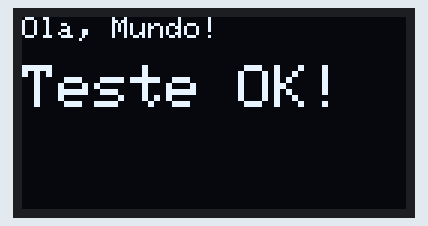
Recording of a sketch running on a simulated ESP32. Shown: 128×64 one-colour display. What the sketch prints to the serial monitor is not drawn.

Above: at 0.1 s.

The sketch:

Teste_OLED.ino
```cpp
#include <Wire.h>
#include <Adafruit_GFX.h>
#include <Adafruit_SSD1306.h>

// --- Configuração do Display OLED ---
// A maioria dos displays 128x64 usa este tamanho
#define SCREEN_WIDTH 128
#define SCREEN_HEIGHT 64

// Declara o objeto do display. -1 significa que não estamos usando um pino de reset.
Adafruit_SSD1306 display(SCREEN_WIDTH, SCREEN_HEIGHT, &Wire, -1);

// --- Configuração dos Pinos I2C ---
const int sda_pin = 5;
const int scl_pin = 4;

void setup() {
  Serial.begin(115200);

  // Inicia a comunicação I2C nos pinos customizados
  Wire.begin(sda_pin, scl_pin);

  // Tenta inicializar o display. O endereço I2C 0x3C é o mais comum para displays 128x64.
  // Se não funcionar, tente 0x3D.
  if(!display.begin(SSD1306_SWITCHCAPVCC, 0x3C)) {
    Serial.println(F("Falha ao iniciar o display SSD1306"));
    // Trava a execução se não encontrar o display
    for(;;);
  }

  Serial.println("Display OLED iniciado com sucesso!");

  // Limpa o buffer do display (deixa a tela preta)
  display.clearDisplay();

  // Define as propriedades do texto
  display.setTextSize(1);      // Tamanho da fonte. 1 é o menor.
  display.setTextColor(SSD1306_WHITE); // Cor do texto (branco)

  // Define a posição do cursor (coluna=0, linha=0)
  display.setCursor(0, 0);

  // Escreve um texto de teste
  display.println(F("Ola, Mundo!"));
  display.println(); // Pula uma linha

  display.setTextSize(2); // Aumenta o tamanho da fonte
  display.println(F("Teste OK!"));

  // Envia todo o conteúdo do buffer para ser exibido na tela
  display.display();
}

void loop() {
  // Para este teste inicial, não precisamos fazer nada no loop.
}
```
